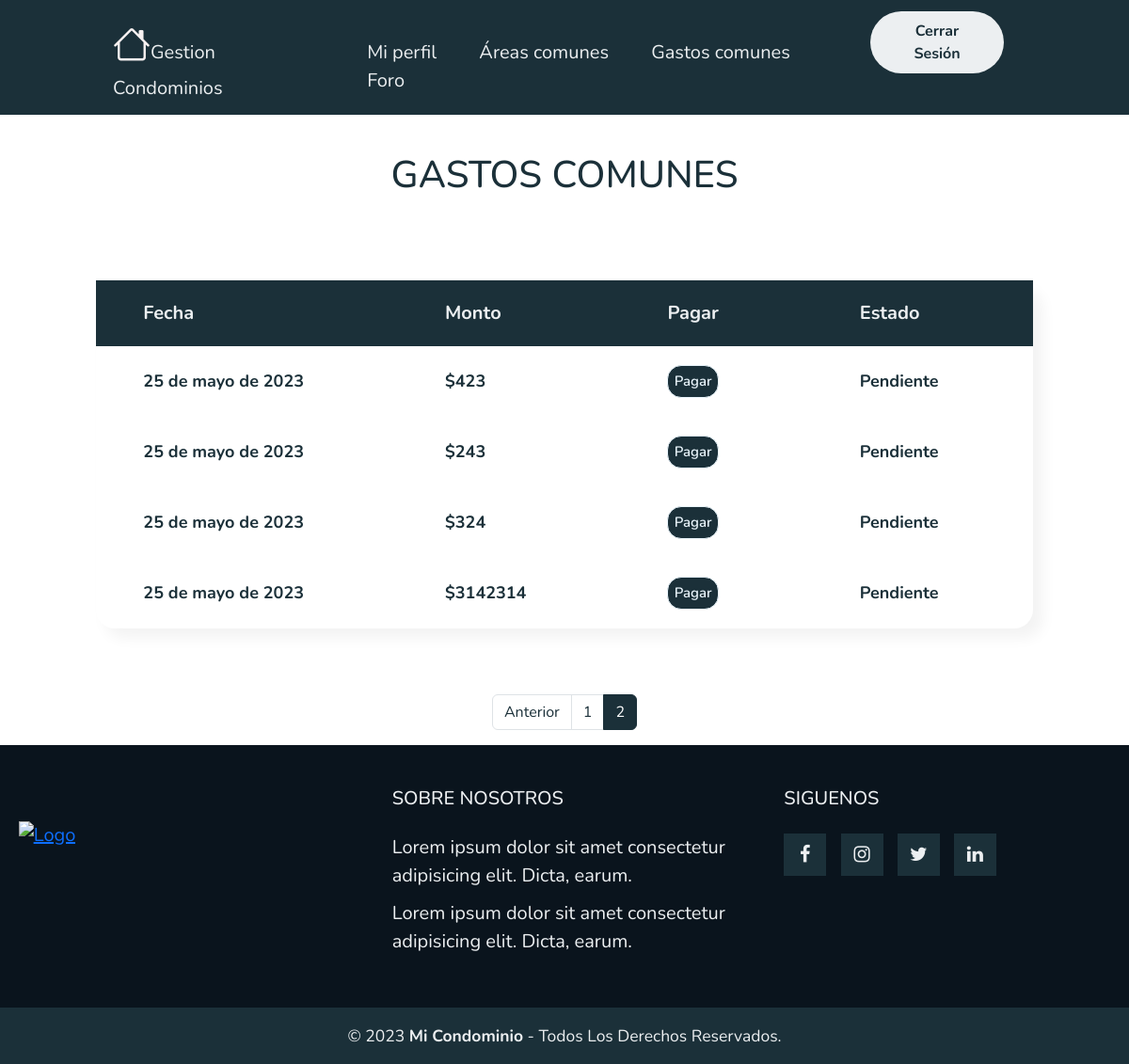
The app's page /GastoComun/?page=2 (signed in), older data.
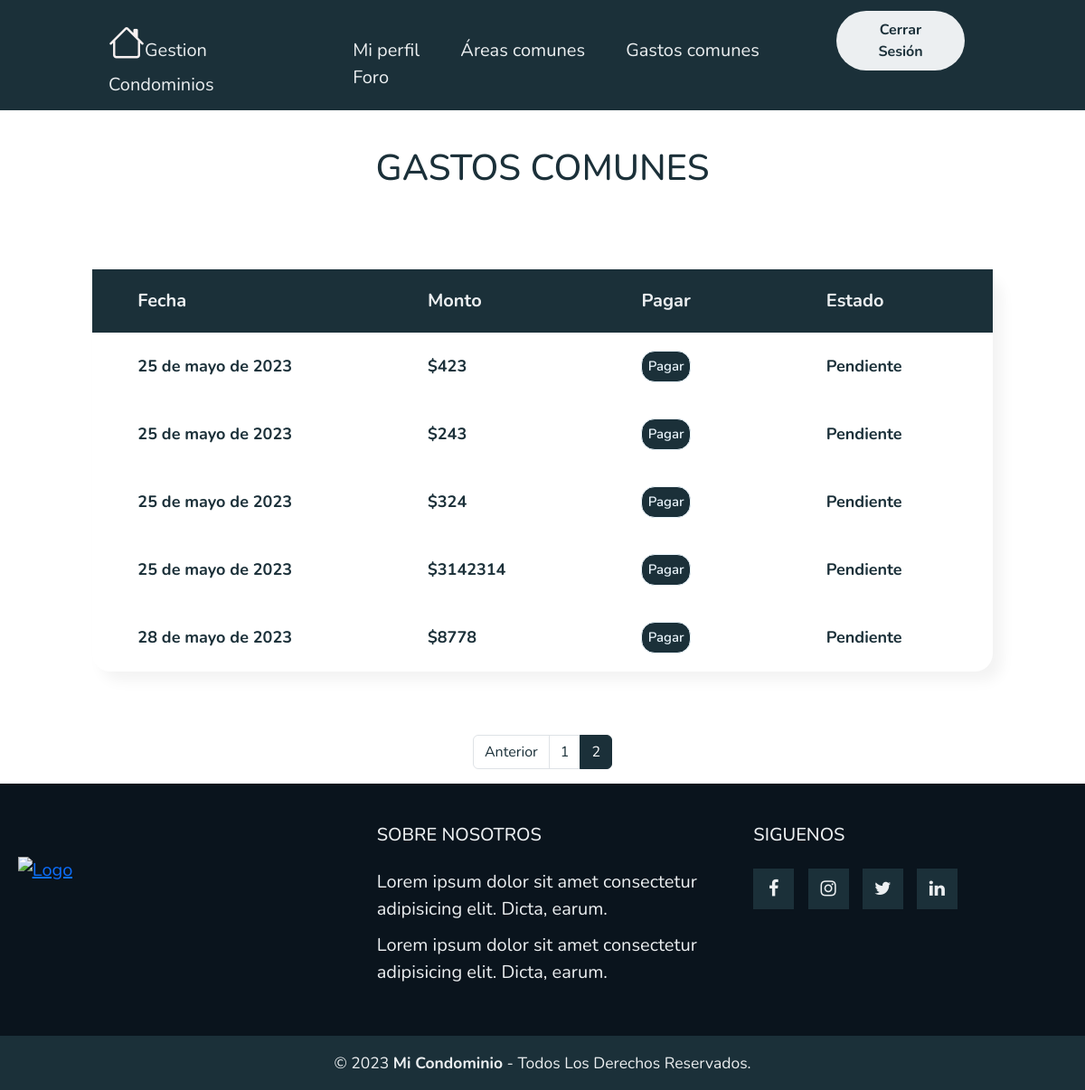
The same page, newer data.
### myapp/models.py (models this page shows, shortened)
class PagoComun(models.Model):
    ESTADO_PAGO = (
        ('Pendiente', 'Pendiente'),
        ('Pagado', 'Pagado'),
    )
    estado_pago = models.CharField(max_length=20, choices=ESTADO_PAGO, default='Pendiente')
    nombre = models.CharField(max_length=50)
    monto = models.IntegerField()
    fecha = models.DateField(default=date.today)

### myapp/views.py (the view)
# urls.py: path('GastoComun/',GastoComun,name="GastoComun"),
@login_required
def GastoComun(request):
    data = PagoComun.objects.all()
    page = request.GET.get('page', 1)
    try:
        paginator = Paginator(data, 10)
        data = paginator.page(page)
    except:
        raise Http404
    return render(request, 'myapp/GastosComunes/GastoComun.html',{'entity' : data, 'paginator':paginator})

### myapp/templates/myapp/GastosComunes/GastoComun.html (shortened to what this page needs)
{% extends 'myapp/base.html' %}
{% block contenido %}
{% load static %}
{% load humanize %}
<link rel="stylesheet" href="{% static 'myapp/css/PagarGastoComun/PagarGastoComun.css' %}">
<div class="titulo">
    <h1>GASTOS COMUNES</h1>
</div>
<div class="tabla">
    <table class="Residentes">
        <thead class="thead">
            <tr style="color: #eceff1;">
                <th>Fecha</th>
                <th>Monto</th>
                {% if not user.is_staff %}
                <th>Pagar</th>
                <th>Estado</th>
                {% endif %}
            </tr>
        </thead>
        <tbody>
            {% for entity in entity %}
            <tr>
                <th>{{ entity.fecha }}</th>
                <th>${{ entity.monto }}</th>
                {% if not user.is_staff %}
                <th><a href="#"><button>Pagar</button></a></th>
                <th>{{ entity.estado_pago }}</th>
                {% endif %}
            </tr>
            {% endfor %}
        </tbody>
    </table>
</div>
<div>
    {% include 'myapp/Paginator.html' %}
</div>
{% endblock %}

Row changes from the older to the newer data that the page shows:
added PagoComun: fecha "28 de mayo de 2023", monto "8778", estado_pago "Pendiente"
